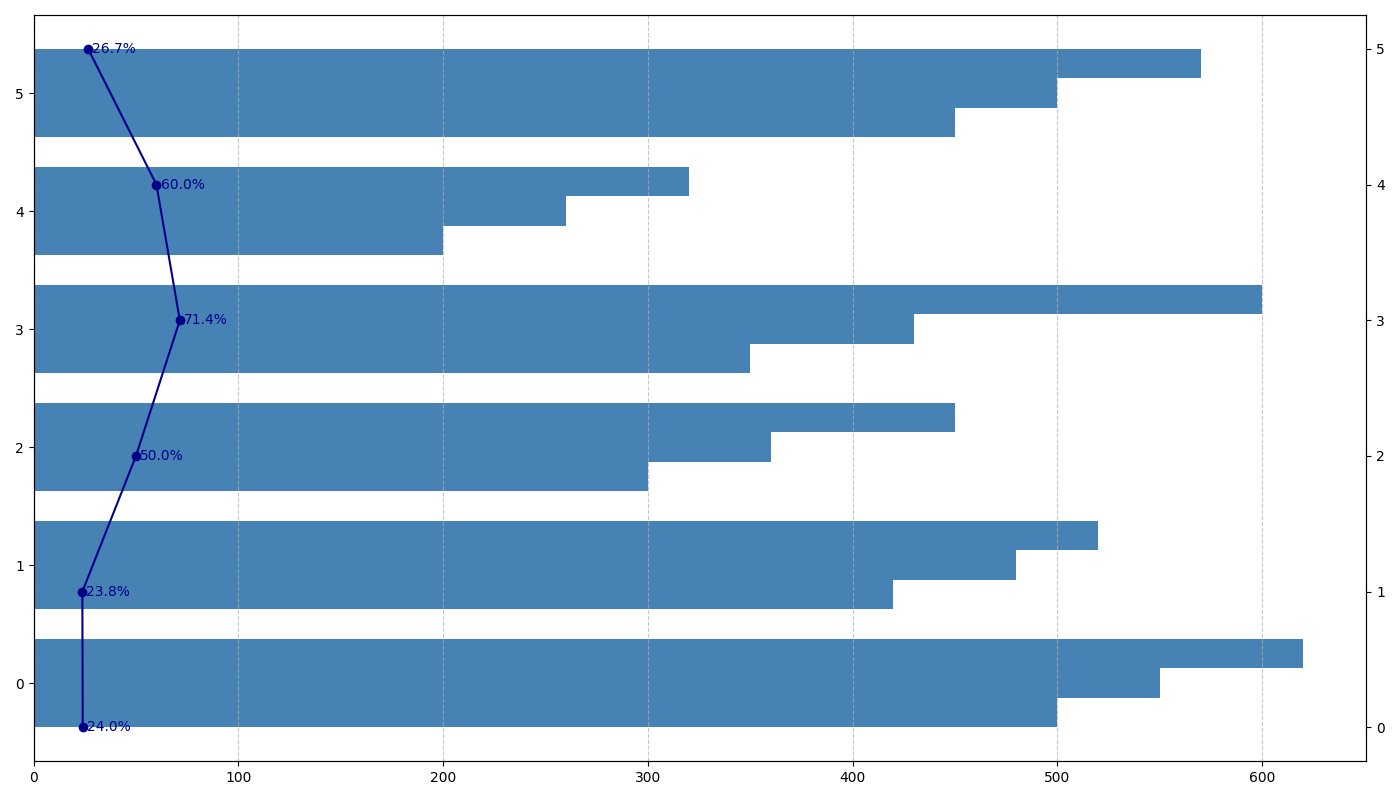

The Python source for this figure:
import matplotlib.pyplot as plt
import numpy as np

genres = ['Fiction', 'Non-Fiction', 'Science', 'Fantasy', 'Biography', 'Mystery']
borrowings_2011 = [500, 420, 300, 350, 200, 450]
borrowings_2016 = [550, 480, 360, 430, 260, 500]
borrowings_2021 = [620, 520, 450, 600, 320, 570]

growth_2011_2021 = [(borrowings_2021[i] - borrowings_2011[i]) / borrowings_2011[i] * 100 for i in range(len(genres))]

fig, ax1 = plt.subplots(figsize=(14, 8))
bar_width = 0.25
y_pos = np.arange(len(genres))

common_color = 'steelblue'

bars_2011 = ax1.barh(y_pos - bar_width, borrowings_2011, bar_width, color=common_color)
bars_2016 = ax1.barh(y_pos, borrowings_2016, bar_width, color=common_color)
bars_2021 = ax1.barh(y_pos + bar_width, borrowings_2021, bar_width, color=common_color)

ax2 = ax1.twinx()
ax2.plot(growth_2011_2021, y_pos, marker='o', linestyle='-', color='darkblue')

for bars in [bars_2011, bars_2016, bars_2021]:
    for bar in bars:
        width = bar.get_width()
        label_x_pos = width + 10 if width < max(borrowings_2021) / 1.1 else width - 40

for i, growth in enumerate(growth_2011_2021):
    ax2.text(growth + 2, y_pos[i], f'{growth:.1f}%', va='center', fontsize=10, color='darkblue')

ax1.grid(True, which='major', axis='x', linestyle='--', alpha=0.7)
plt.tight_layout()
plt.show()
